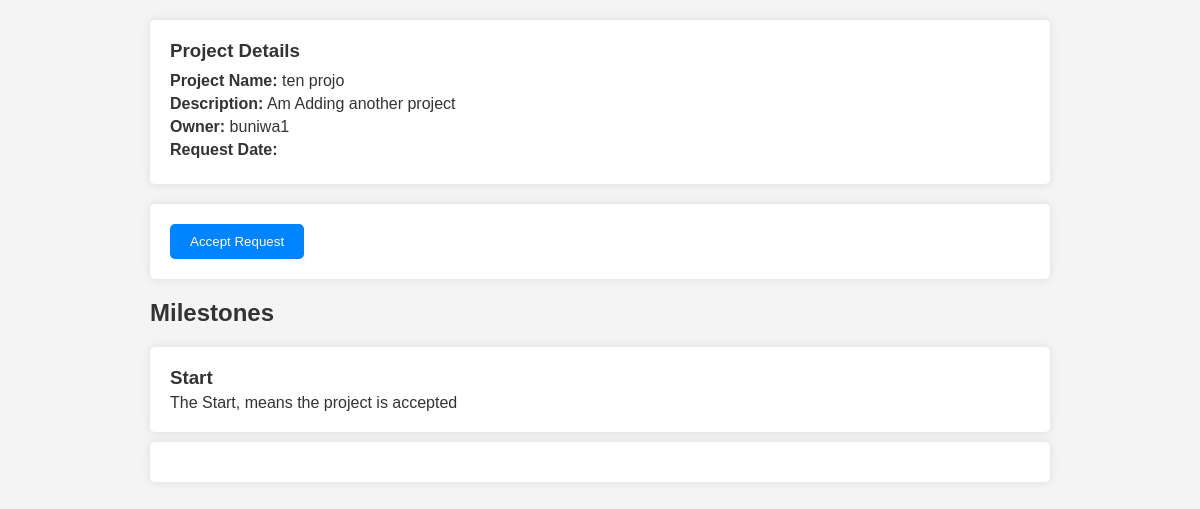
The page /portal/create_milestones/6/ (signed in) on the database as committed earlier.
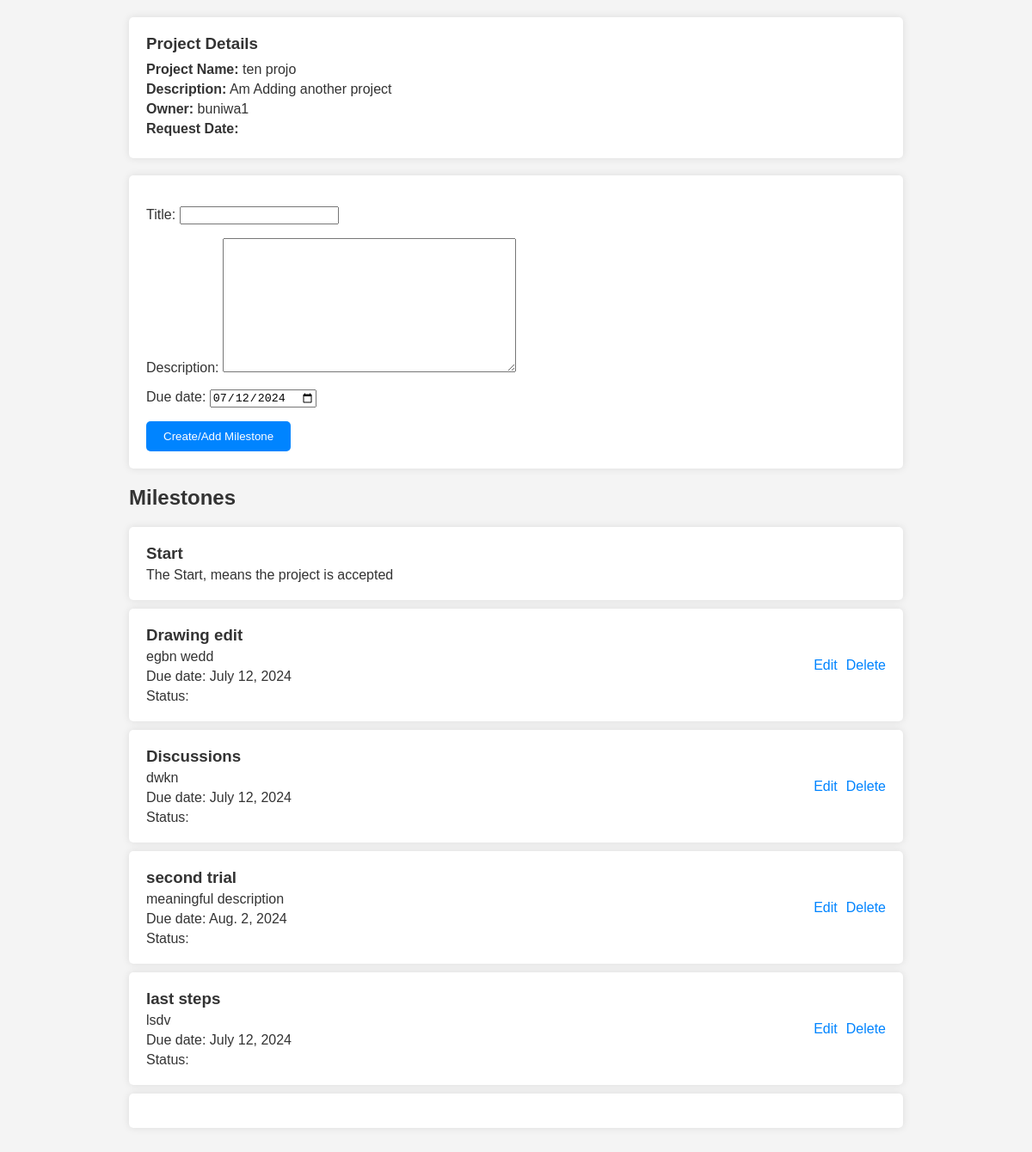
The same page on the database as committed later.
### Portal/models.py (models this page shows, shortened)
class Milestone(models.Model):
    project = models.ForeignKey(ProjectRequest, on_delete=models.CASCADE)
    title = models.CharField(max_length=100)
    description = models.TextField()
    due_date = models.DateField()
    completed = models.BooleanField(default=False)

### Portal/views.py (the view)
# urls.py: path('create_milestones/<int:request_id>/', views.create_milestones, name='create_milestones'),  # Create Milestones
@login_required
def create_milestones(request, request_id):
    project_request = get_object_or_404(ProjectRequest, id=request_id)
    if request.method == 'POST':
        if 'accept_request' in request.POST:
            project_request.status = 'In Progress'
            project_request.save()
            return JsonResponse({'success': True, 'status': 'In Progress'})
        elif 'complete_project' in request.POST:
            project_request.status = 'Completed'
            project_request.save()
            return JsonResponse({'success': True, 'status': 'Completed'})
        else:
            form = MilestoneForm(request.POST)
            if form.is_valid():
                milestone = form.save(commit=False)
                milestone.project = project_request
                milestone.save()
                return JsonResponse({'success': True})
            else:
                return JsonResponse({'success': False, 'errors': form.errors})
    else:
        form = MilestoneForm()
    milestones = Milestone.objects.filter(project=project_request)
    return render(request, 'Portal/create_milestones.html', {
        'form': form,
        'milestones': milestones,
        'project_request': project_request,
    })

### Portal/forms.py
class MilestoneForm(forms.ModelForm):
    class Meta:
        model = Milestone
        fields = ['title', 'description', 'due_date']
        widgets = {
            'due_date': forms.DateInput(attrs={'type': 'date', 'value': datetime.today().strftime('%Y-%m-%d')}),
        }

### Buniwa/context_processors.py (called while the page is built)
def profile_photo(request):
    if request.user.is_authenticated:
        user_details = UserDetails.objects.get(user=request.user)
        profile_photo_url = user_details.profile_photo.url if user_details.profile_photo else 'https://st3.depositphotos.com/15648834/17930/v/600/depositphotos_179308454-stock-illustration-unknown-person-silhouette-glasses-profile.jpg'
        return {'profile_photo_url': profile_photo_url}
    return {}

### Portal/templates/Portal/create_milestones.html (shortened to what this page needs)
<!DOCTYPE html>
<html lang="en">
<head>
</head>
<body>
    <div class="container">
        <div class="project-details">
            <h3>Project Details</h3>
            <p><strong>Project Name:</strong> {{ project_request.project_name }}</p>
            <p><strong>Description:</strong> {{ project_request.description }}</p>
            <p><strong>Owner:</strong> {{ project_request.user.username }}</p>
            <p><strong>Request Date:</strong> {{ project_request.created_at }}</p>
        </div>
        <div class="buttons">
            {% if project_request.status == 'Requested' %}
                <form id="AcceptBtn" method="post" action="">
                    <button type="submit" name="accept_request" class="accept-btn">Accept Request</button>
                </form>
            {% elif project_request.status == 'In Progress' %}
            <form id="createMilestoneForm" method="post" action="{% url 'create_milestones' project_request.id%}">
                {{ form.as_p }}
                <button type="submit">Create/Add Milestone</button>
            </form>
            {% endif %}
        </div>
        <h2>Milestones</h2>
        <div class="milestone-card">
            <div>
                <h3>Start</h3>
                <p>The Start, means the project is accepted</p>
            </div>
        </div>
        {% for milestone in milestones %}
            <div class="milestone-card">
                <div>
                    <h3>{{ milestone.title }}</h3>
                    <p>{{ milestone.description }}</p>
                    <p>Due date: {{ milestone.due_date }}</p>
                    <p>Status: {{ milestone.status }} </p>
                </div>
                <div class="actions">
                    <a href="{% url 'edit_milestone' milestone.id %}" class="edit-milestone" data-id="{{ milestone.id }}">Edit</a>
                    <a href="{% url 'delete_milestone' milestone.id %}">Delete</a>
                </div>
            </div>
        {% endfor %}
        <div class="milestone-card">
        </div>
    </div>
</body>
</html>

Rows that differ between the two databases and show on the page:
changed ProjectRequest "ten projo": status "Requested" → "In Progress" (drawn)
added Milestone: title "Drawing edit", description "egbn wedd", due_date "July 12, 2024"
added Milestone: title "Discussions", description "dwkn", due_date "July 12, 2024"
added Milestone: title "second trial", description "meaningful description", due_date "Aug. 2, 2024"
added Milestone: title "last steps", description "lsdv", due_date "July 12, 2024"
Other text that changed with them:
form field due_date: (not shown) → "07/12/2024"
text no longer shown: "Accept Request"
text now shown: "Title: Description: Due date: Create/Add Milestone"
